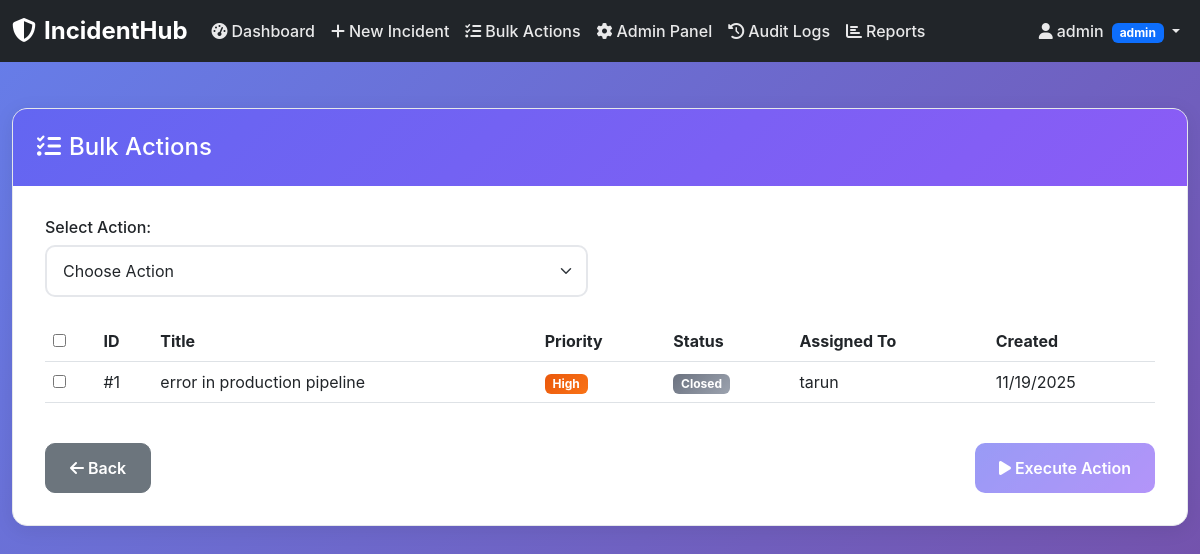
Before: /bulk-actions (signed in) with the older database file.
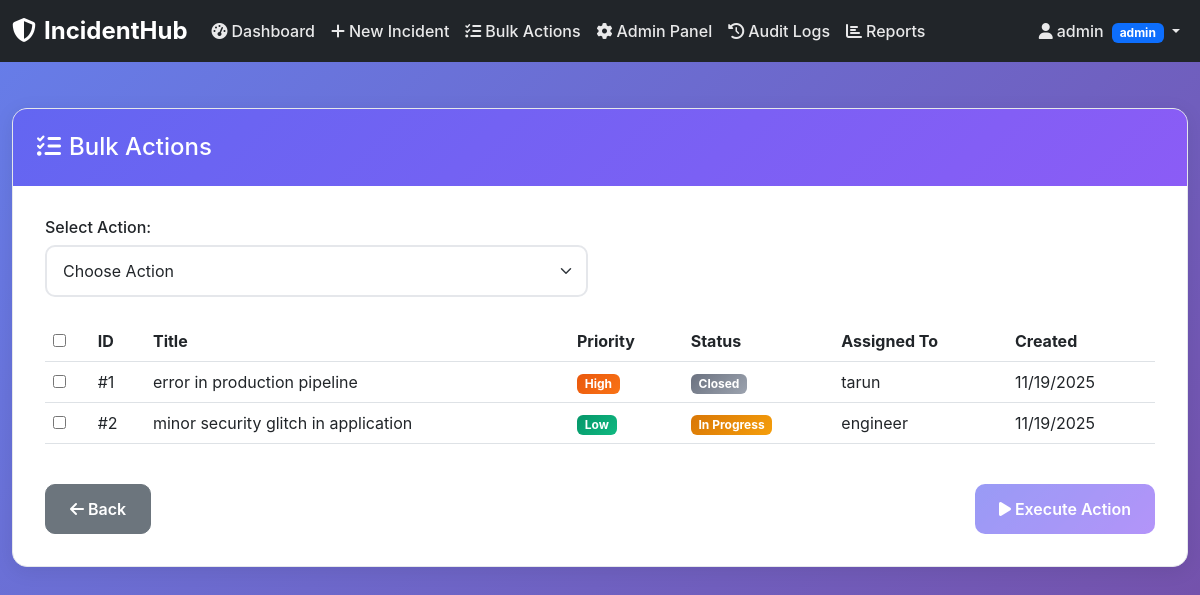
After: the same page with the newer database file.
### app.py (models this page shows, shortened)
class Incident(db.Model):
    id = db.Column(db.Integer, primary_key=True)
    title = db.Column(db.String(200), nullable=False)
    description = db.Column(db.Text, nullable=False)
    priority = db.Column(db.String(20), nullable=False)  # low, medium, high, critical
    severity = db.Column(db.String(20), nullable=False)  # low, medium, high, critical
    status = db.Column(db.String(20), nullable=False, default='open')  # open, in_progress, resolved, closed
    category = db.Column(db.String(50), nullable=False)
    created_by = db.Column(db.Integer, db.ForeignKey('user.id'), nullable=False)
    assigned_to = db.Column(db.Integer, db.ForeignKey('user.id'))
    created_at = db.Column(db.DateTime, default=datetime.utcnow)
    updated_at = db.Column(db.DateTime, default=datetime.utcnow, onupdate=datetime.utcnow)
    resolved_at = db.Column(db.DateTime)
    is_deleted = db.Column(db.Boolean, default=False)
    creator = db.relationship('User', foreign_keys=[created_by], backref='created_incidents')
    assignee = db.relationship('User', foreign_keys=[assigned_to], backref='assigned_incidents')

class User(db.Model):
    id = db.Column(db.Integer, primary_key=True)
    username = db.Column(db.String(80), unique=True, nullable=False)
    email = db.Column(db.String(120), unique=True, nullable=False)
    role = db.Column(db.String(20), nullable=False, default='reporter')  # admin, manager, engineer, reporter
    specialization = db.Column(db.String(50))  # devops, network, security, database, frontend, backend
    password_hash = db.Column(db.String(255), nullable=False)
    created_at = db.Column(db.DateTime, default=datetime.utcnow)
    is_active = db.Column(db.Boolean, default=True)
    permissions = db.Column(db.Text)  # JSON string of permissions
    def has_permission(self, action, incident=None):
        permissions = {
            'admin': ['create', 'read', 'update', 'delete', 'assign', 'close', 'bulk_actions', 'user_management', 'system_settings'],
            'manager': ['create', 'read', 'update', 'assign', 'close', 'bulk_assign', 'team_management'],
            'engineer': ['read', 'update_assigned', 'work_log'],
            'reporter': ['create', 'read_own', 'upload_attachment']
        }
        if action in permissions.get(self.role, []):
            if action == 'read_own' and incident:
                return incident.created_by == self.id
            if action == 'update_assigned' and incident:
                return incident.assigned_to == self.id
            return True
        return False

### app.py (the view)
@app.route('/bulk-actions')
@login_required
@permission_required('bulk_actions')
def bulk_actions():
    user = User.query.get(session['user_id'])
    incidents = Incident.query.filter_by(is_deleted=False).all()
    users = User.query.filter_by(role='engineer', is_active=True).all()
    return render_template('bulk_actions.html', incidents=incidents, users=users)

### app.py (called while the page is built)
def login_required(f):
    @wraps(f)
    def decorated_function(*args, **kwargs):
        if 'user_id' not in session:
            logger.warning(f"Unauthorized access attempt to {request.endpoint}")
            return redirect(url_for('login'))
        return f(*args, **kwargs)
    return decorated_function

def permission_required(action):
    def decorator(f):
        @wraps(f)
        def decorated_function(*args, **kwargs):
            if 'user_id' not in session:
                return redirect(url_for('login'))
            user = User.query.get(session['user_id'])
            if not user or not user.has_permission(action):
                logger.warning(f"Permission denied for user {user.username if user else 'Unknown'} on action {action}")
                flash('Permission denied', 'error')
                return redirect(url_for('dashboard'))
            return f(*args, **kwargs)
        return decorated_function
    return decorator

### templates/bulk_actions.html (shortened to what this page needs)
{% extends "base.html" %}
{% block content %}
<div class="container-fluid">
    <div class="row">
        <div class="col-12">
            <div class="content-card">
                <div class="content-header">
                    <h4 class="mb-0">
                        <i class="fas fa-tasks me-2"></i>Bulk Actions
                    </h4>
                </div>
                <div class="content-body">
                    <div class="row mb-4">
                        <div class="col-md-6">
                            <h6>Select Action:</h6>
                            <select class="form-select" id="bulkAction">
                                <option value="">Choose Action</option>
                            </select>
                        </div>
                    </div>
                    <div class="table-responsive">
                        <table class="table table-hover">
                            <thead>
                                <tr>
                                    <th><input type="checkbox" id="selectAll"></th>
                                    <th>ID</th>
                                    <th>Title</th>
                                    <th>Priority</th>
                                    <th>Status</th>
                                    <th>Assigned To</th>
                                    <th>Created</th>
                                </tr>
                            </thead>
                            <tbody>
                                {% for incident in incidents %}
                                <tr>
                                    <td><input type="checkbox" class="incident-checkbox" value="{{ incident.id }}"></td>
                                    <td>#{{ incident.id }}</td>
                                    <td>{{ incident.title }}</td>
                                    <td><span class="badge severity-{{ incident.priority }}">{{ incident.priority.title() }}</span></td>
                                    <td><span class="badge status-{{ incident.status }}">{{ incident.status.replace('_', ' ').title() }}</span></td>
                                    <td>{{ incident.assignee.username if incident.assignee else 'Unassigned' }}</td>
                                    <td>{{ incident.created_at.strftime('%m/%d/%Y') }}</td>
                                </tr>
                                {% endfor %}
                            </tbody>
                        </table>
                    </div>
                    <div class="d-flex justify-content-between mt-4">
                        <a href="{{ url_for('dashboard') }}" class="btn btn-secondary">
                            <i class="fas fa-arrow-left me-1"></i>Back
                        </a>
                        <button class="btn btn-primary" onclick="executeBulkAction()" id="executeBtn" disabled>
                            <i class="fas fa-play me-1"></i>Execute Action
                        </button>
                    </div>
                </div>
            </div>
        </div>
    </div>
</div>
{% endblock %}

Changed rows visible on the page:
added Incident: id "2", title "minor security glitch in application", priority "Low", status.replace "In Progress", assignee "engineer", created_at "11/19/2025"
